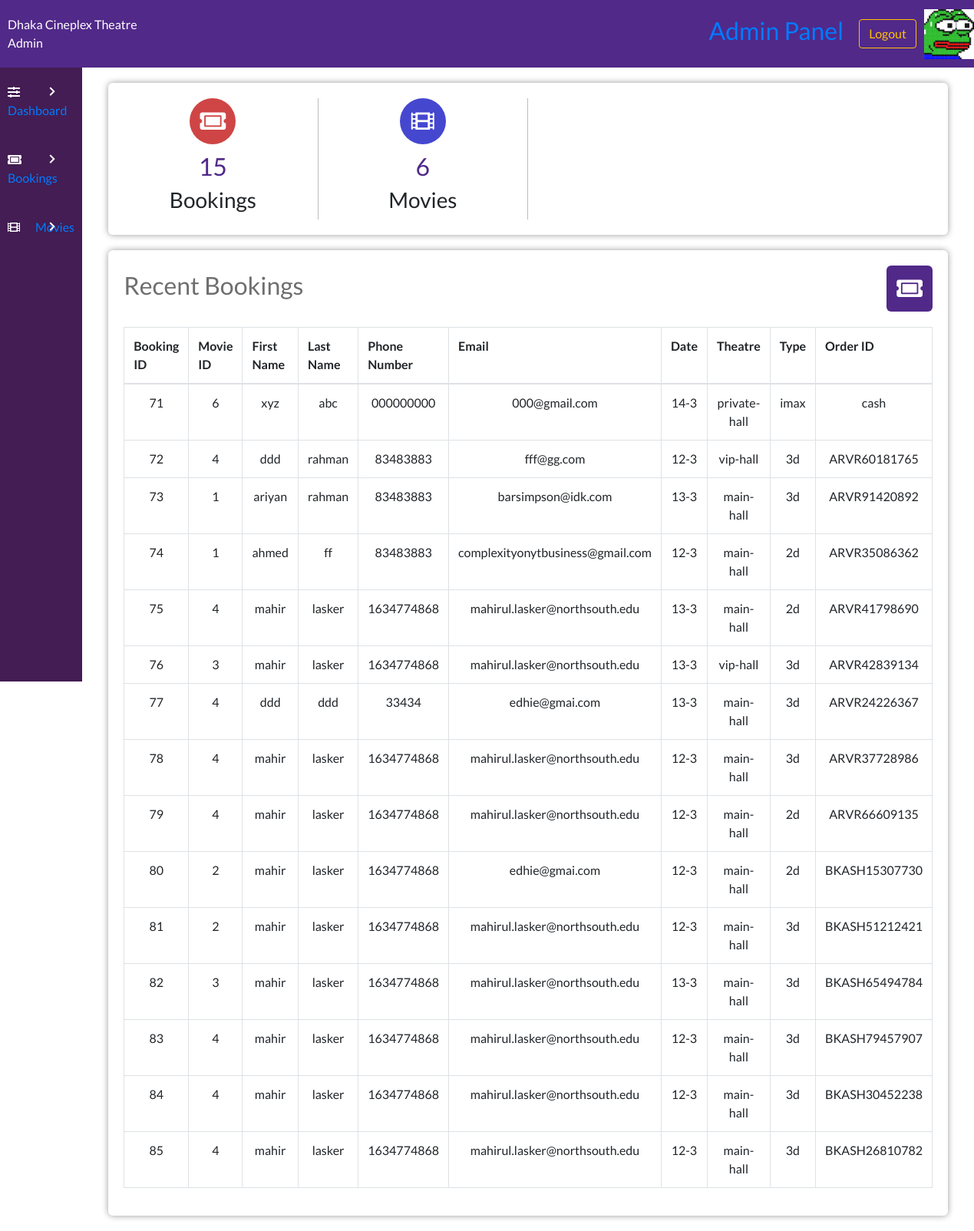
/admin/admin.php (signed in), run on the app's committed database.
### tables this page shows
CREATE TABLE `bookingtable` (
  `bookingID` int(11) NOT NULL,
  `movieID` int(11) DEFAULT NULL,
  `bookingTheatre` varchar(100) NOT NULL,
  `bookingType` varchar(100) DEFAULT NULL,
  `bookingDate` varchar(50) NOT NULL,
  `bookingTime` varchar(50) NOT NULL,
  `bookingFName` varchar(100) NOT NULL,
  `bookingLName` varchar(100) DEFAULT NULL,
  `bookingPNumber` varchar(12) NOT NULL,
  `bookingEmail` varchar(255) NOT NULL,
  `amount` varchar(255) NOT NULL,
  `ORDERID` varchar(255) NOT NULL,
  `DATE-TIME` datetime NOT NULL DEFAULT current_timestamp()
);

### admin/admin.php (the view, shortened to what this page needs)
<?php
include "config.php";
?>
<!DOCTYPE html>
<html lang="en">
<head>
    <link rel="stylesheet" href="../style/styles.css">
    <link rel="stylesheet" href="https://use.fontawesome.com/releases/v5.7.2/css/all.css">
    <link rel="stylesheet" href="https://maxcdn.bootstrapcdn.com/bootstrap/4.0.0/css/bootstrap.min.css">
    <link rel="stylesheet" href="https://cdn.datatables.net/1.10.22/css/dataTables.bootstrap4.min.css">
    <link rel="stylesheet" href="https://maxcdn.bootstrapcdn.com/bootstrap/4.0.0/css/bootstrap.min.css">
</head>
<body>
    <?php
    $sql = "SELECT * FROM bookingtable";
    $bookingsNo = mysqli_num_rows(mysqli_query($con, $sql));
    $moviesNo = mysqli_num_rows(mysqli_query($con, "SELECT * FROM movietable"));
    ?>
    <?php include('header.php'); ?>
    <div class="admin-container">
        <?php include('sidebar.php'); ?>
        <div class="admin-section admin-section2">
            <div class="admin-section-column">
                <div class="admin-section-panel admin-section-stats">
                    <div class="admin-section-stats-panel">
                        <i class="fa fa-ticket-alt" style="background-color: #cf4545"></i>
                        <h2 style="color: #512989"><?php echo $bookingsNo ?></h2>
                        <h3>Bookings</h3>
                    </div>
                    <div class="admin-section-stats-panel">
                        <i class="fas fa-film" style="background-color: #4547cf"></i>
                        <h2 style="color: #512989"><?php echo $moviesNo ?></h2>
                        <h3>Movies</h3>
                    </div>
                </div>
                <div class="admin-section-panel admin-section-panel1">
                    <div class="admin-panel-section-header">
                        <h2>Recent Bookings</h2>
                        <i class="fas fa-ticket-alt" style="background-color: #512989"></i>
                    </div>
                    <div class="admin-panel-section-content">
                        <table class="table table-bordered" id="dataTable" width="100%" cellspacing="0">
                            <tr>
                                <th>Booking ID</th>
                                <th>Movie ID</th>
                                <th>First Name</th>
                                <th>Last Name</th>
                                <th>Phone Number</th>
                                <th>Email</th>
                                <th>Date</th>
                                <th>Theatre</th>
                                <th>Type</th>
                                <th>Order ID</th>
                            </tr>
                            <tbody>
                                <?php
                                $select = "SELECT * FROM `bookingtable`";
                                $run = mysqli_query($con, $select);
                                while ($row = mysqli_fetch_array($run)) {
                                    $bookingid = $row['bookingID'];
                                    $movieID = $row['movieID'];
                                    $bookingFName = $row['bookingFName'];
                                    $bookingLName = $row['bookingLName'];
                                    $mobile = $row['bookingPNumber'];
                                    $email = $row['bookingEmail'];
                                    $date = $row['bookingDate'];
                                    $theatre = $row['bookingTheatre'];
                                    $type = $row['bookingType'];
                                    $ORDERID = $row['ORDERID'];
                                ?>
                                    <tr align="center">
                                        <td><?php echo $bookingid; ?></td>
                                        <td><?php echo $movieID; ?></td>
                                        <td><?php echo $bookingFName; ?></td>
                                        <td><?php echo $bookingLName; ?></td>
                                        <td><?php echo $mobile; ?></td>
                                        <td><?php echo $email; ?></td>
                                        <td><?php echo $date; ?></td>
                                        <td><?php echo $theatre; ?></td>
                                        <td><?php echo $type; ?></td>
                                        <td><?php echo $ORDERID; ?></td>
                                    </tr>
                                <?php }
                                ?>
                            </tbody>
                        </table>
                    </div>
                </div>
            </div>
        </div>
    </div>
</body>
</html>

### style/styles.css (style rules this page uses)
* { margin: 0; padding: 0; box-sizing: border-box; font-family: "Lato", sans-serif; text-decoration: none; color: unset; }
.admin-container { display: grid; grid-template-columns: 1fr 5fr; }
.admin-section2 { display: flex; flex-wrap: wrap; padding: 0 4px; }
.admin-section-column { flex: 100%; max-width: 100%; padding: 0 30px; }
.admin-section-panel { width: 100%; vertical-align: middle; background-color: #fff; -webkit-border-radius: 6px; -moz-border-radius: 6px; border-radius: 6px; -webkit-box-shadow: 0px 0px 9px 0px rgba(0, 0, 0, 0.4); -moz-box-shadow: 0px 0px 9px 0px rgba(0, 0, 0, 0.4); box-shadow: 0px 0px 9px 0px rgba(0, 0, 0, 0.4); padding: 20px; margin: 20px 0; }
.admin-panel-section-header { display: flex; align-items: center; justify-content: flex-start; padding-bottom: 20px; border-bottom: #512989px solid; }
.admin-panel-section-header > h2 { color: #6e6e6e; }
.admin-panel-section-header > i { text-align: center; font-size: 30px; color: white; height: 60px; width: 60px; border-radius: 10%; line-height: 60px; transition: all 0.5s ease; margin-left: auto; cursor: pointer; }
.admin-section-stats { display: flex; padding: 20px 0; }
.admin-section-stats-panel { flex: 25%; max-width: 25%; text-align: center; border-right: #bdbdbd 1px solid; }
.admin-section-stats-panel > i { font-size: 30px; color: white; height: 60px; width: 60px; border-radius: 50%; line-height: 60px; transition: all 0.5s ease; margin-bottom: 10px; }

### data on the page
bookingtable: bookingID "71", movieID "6", bookingFName "xyz", bookingLName "abc", bookingPNumber "000000000", bookingEmail "000@gmail.com", bookingDate "14-3", bookingTheatre "private-hall", bookingType "imax", ORDERID "cash"
bookingtable: bookingID "72", movieID "4", bookingFName "ddd", bookingLName "rahman", bookingPNumber "83483883", bookingEmail "fff@gg.com", bookingDate "12-3", bookingTheatre "vip-hall", bookingType "3d", ORDERID "ARVR60181765"
bookingtable: bookingID "73", movieID "1", bookingFName "ariyan", bookingLName "rahman", bookingPNumber "83483883", bookingEmail "barsimpson@idk.com", bookingDate "13-3", bookingTheatre "main-hall", bookingType "3d", ORDERID "ARVR91420892"
bookingtable: bookingID "74", movieID "1", bookingFName "ahmed", bookingLName "ff", bookingPNumber "83483883", bookingEmail "complexityonytbusiness@gmail.com", bookingDate "12-3", bookingTheatre "main-hall", bookingType "2d", ORDERID "ARVR35086362"
bookingtable: bookingID "75", movieID "4", bookingFName "mahir", bookingLName "lasker", bookingPNumber "1634774868", bookingEmail "mahirul.lasker@northsouth.edu", bookingDate "13-3", bookingTheatre "main-hall", bookingType "2d", ORDERID "ARVR41798690"
bookingtable: bookingID "76", movieID "3", bookingFName "mahir", bookingLName "lasker", bookingPNumber "1634774868", bookingEmail "mahirul.lasker@northsouth.edu", bookingDate "13-3", bookingTheatre "vip-hall", bookingType "3d", ORDERID "ARVR42839134"
bookingtable: bookingID "77", movieID "4", bookingFName "ddd", bookingLName "ddd", bookingPNumber "33434", bookingEmail "edhie@gmai.com", bookingDate "13-3", bookingTheatre "main-hall", bookingType "3d", ORDERID "ARVR24226367"
bookingtable: bookingID "78", movieID "4", bookingFName "mahir", bookingLName "lasker", bookingPNumber "1634774868", bookingEmail "mahirul.lasker@northsouth.edu", bookingDate "12-3", bookingTheatre "main-hall", bookingType "3d", ORDERID "ARVR37728986"
bookingtable: bookingID "79", movieID "4", bookingFName "mahir", bookingLName "lasker", bookingPNumber "1634774868", bookingEmail "mahirul.lasker@northsouth.edu", bookingDate "12-3", bookingTheatre "main-hall", bookingType "2d", ORDERID "ARVR66609135"
bookingtable: bookingID "80", movieID "2", bookingFName "mahir", bookingLName "lasker", bookingPNumber "1634774868", bookingEmail "edhie@gmai.com", bookingDate "12-3", bookingTheatre "main-hall", bookingType "2d", ORDERID "BKASH15307730"
bookingtable: bookingID "81", movieID "2", bookingFName "mahir", bookingLName "lasker", bookingPNumber "1634774868", bookingEmail "mahirul.lasker@northsouth.edu", bookingDate "12-3", bookingTheatre "main-hall", bookingType "3d", ORDERID "BKASH51212421"
bookingtable: bookingID "82", movieID "3", bookingFName "mahir", bookingLName "lasker", bookingPNumber "1634774868", bookingEmail "mahirul.lasker@northsouth.edu", bookingDate "13-3", bookingTheatre "main-hall", bookingType "3d", ORDERID "BKASH65494784"
bookingtable: bookingID "83", movieID "4", bookingFName "mahir", bookingLName "lasker", bookingPNumber "1634774868", bookingEmail "mahirul.lasker@northsouth.edu", bookingDate "12-3", bookingTheatre "main-hall", bookingType "3d", ORDERID "BKASH79457907"
bookingtable: bookingID "84", movieID "4", bookingFName "mahir", bookingLName "lasker", bookingPNumber "1634774868", bookingEmail "mahirul.lasker@northsouth.edu", bookingDate "12-3", bookingTheatre "main-hall", bookingType "3d", ORDERID "BKASH30452238"
bookingtable: bookingID "85", movieID "4", bookingFName "mahir", bookingLName "lasker", bookingPNumber "1634774868", bookingEmail "mahirul.lasker@northsouth.edu", bookingDate "12-3", bookingTheatre "main-hall", bookingType "3d", ORDERID "BKASH26810782"

### other printed values
$bookingsNo "15"
$moviesNo "6"
